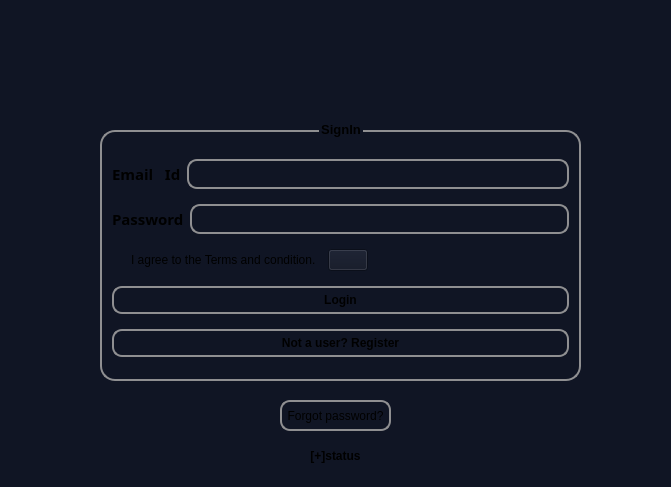
<?xml version="1.0" encoding="UTF-8"?>
<ui version="4.0">
 <class>MainWindow</class>
 <widget class="QMainWindow" name="MainWindow">
  <property name="geometry">
   <rect>
    <x>0</x>
    <y>0</y>
    <width>671</width>
    <height>487</height>
   </rect>
  </property>
  <property name="windowTitle">
   <string>MainWindow</string>
  </property>
  <property name="styleSheet">
   <string notr="true">background-color: rgb(16, 21, 36);
</string>
  </property>
  <widget class="QWidget" name="centralwidget">
   <widget class="QLabel" name="label_status">
    <property name="geometry">
     <rect>
      <x>110</x>
      <y>440</y>
      <width>451</width>
      <height>31</height>
     </rect>
    </property>
    <property name="font">
     <font>
      <bold>true</bold>
     </font>
    </property>
    <property name="styleSheet">
     <string notr="true">background-color:rgb(31, 31, 31,0)</string>
    </property>
    <property name="text">
     <string>[+]status</string>
    </property>
    <property name="alignment">
     <set>Qt::AlignmentFlag::AlignCenter</set>
    </property>
   </widget>
   <widget class="QGroupBox" name="groupBox">
    <property name="geometry">
     <rect>
      <x>100</x>
      <y>120</y>
      <width>481</width>
      <height>261</height>
     </rect>
    </property>
    <property name="font">
     <font>
      <pointsize>10</pointsize>
      <bold>true</bold>
     </font>
    </property>
    <property name="styleSheet">
     <string notr="true">QGroupBox {
    border: 2px solid #8f8f91;
    border-radius: 15px;
    margin-top: 10px; 
    background-color:rgb(255, 255, 255,0);
    padding: 5px;
 
}</string>
    </property>
    <property name="title">
     <string>SignIn</string>
    </property>
    <property name="alignment">
     <set>Qt::AlignmentFlag::AlignCenter</set>
    </property>
    <property name="flat">
     <bool>false</bool>
    </property>
    <property name="checkable">
     <bool>false</bool>
    </property>
    <layout class="QVBoxLayout" name="verticalLayout">
     <item>
      <layout class="QHBoxLayout" name="horizontalLayout">
       <item>
        <widget class="QLabel" name="label_2">
         <property name="font">
          <font>
           <family>Sans Serif Collection</family>
           <pointsize>11</pointsize>
           <bold>true</bold>
          </font>
         </property>
         <property name="styleSheet">
          <string notr="true">background-color: rgb(255, 255, 255,0);</string>
         </property>
         <property name="text">
          <string>Email   Id</string>
         </property>
        </widget>
       </item>
       <item>
        <widget class="QLineEdit" name="lineEdit_username">
         <property name="styleSheet">
          <string notr="true">QLineEdit{
    border: 2px solid #8f8f91;
    border-radius: 10px; 
    background-color: rgb(255, 255, 255,0);
    min-width: 8px; 
    min-height: 8px;
    padding: 5px;
    margin: 0px;
}
</string>
         </property>
         <property name="alignment">
          <set>Qt::AlignmentFlag::AlignLeading|Qt::AlignmentFlag::AlignLeft|Qt::AlignmentFlag::AlignVCenter</set>
         </property>
        </widget>
       </item>
      </layout>
     </item>
     <item>
      <layout class="QHBoxLayout" name="horizontalLayout_2">
       <item>
        <widget class="QLabel" name="label_3">
         <property name="font">
          <font>
           <family>Sans Serif Collection</family>
           <pointsize>11</pointsize>
           <bold>true</bold>
          </font>
         </property>
         <property name="styleSheet">
          <string notr="true">background-color: rgb(255, 255, 255,0);</string>
         </property>
         <property name="text">
          <string>Password</string>
         </property>
        </widget>
       </item>
       <item>
        <widget class="QLineEdit" name="lineEdit_password">
         <property name="styleSheet">
          <string notr="true">QLineEdit{
    border: 2px solid #8f8f91;
    border-radius: 10px; 
    background-color: rgb(255, 255, 255,0);
    min-width: 8px; 
    min-height: 8px;
    padding: 5px;
    margin: 0px;
}
</string>
         </property>
         <property name="echoMode">
          <enum>QLineEdit::EchoMode::PasswordEchoOnEdit</enum>
         </property>
        </widget>
       </item>
      </layout>
     </item>
     <item>
      <layout class="QHBoxLayout" name="horizontalLayout_3">
       <item>
        <widget class="QCheckBox" name="checkBox">
         <property name="styleSheet">
          <string notr="true">background-color: rgb(255, 255, 255,0);</string>
         </property>
         <property name="text">
          <string>I agree to the Terms and condition.</string>
         </property>
         <property name="tristate">
          <bool>false</bool>
         </property>
        </widget>
       </item>
       <item>
        <widget class="QPushButton" name="pushButton_terms">
         <property name="text">
          <string/>
         </property>
        </widget>
       </item>
       <item>
        <spacer name="horizontalSpacer">
         <property name="orientation">
          <enum>Qt::Orientation::Horizontal</enum>
         </property>
         <property name="sizeHint" stdset="0">
          <size>
           <width>40</width>
           <height>20</height>
          </size>
         </property>
        </spacer>
       </item>
      </layout>
     </item>
     <item>
      <widget class="QPushButton" name="pushButton_login">
       <property name="font">
        <font>
         <family>Microsoft Sans Serif</family>
         <pointsize>9</pointsize>
         <bold>true</bold>
        </font>
       </property>
       <property name="styleSheet">
        <string notr="true">QPushButton {
    border: 2px solid #8f8f91;
    border-radius: 10px; 
    background-color:rgb(255, 255, 255,0);
    min-width: 9px; 
    min-height: 9px; 
    padding: 5px; 
    margin: 0px; 
}
</string>
       </property>
       <property name="text">
        <string>Login</string>
       </property>
      </widget>
     </item>
     <item>
      <widget class="QPushButton" name="pushButton_regiss">
       <property name="font">
        <font>
         <bold>true</bold>
        </font>
       </property>
       <property name="styleSheet">
        <string notr="true">QPushButton {
    border: 2px solid #8f8f91;
    border-radius: 10px; 
    background-color:rgb(255, 255, 255,0);
    min-width: 8px; 
    min-height: 8px; 
    padding: 5px; 
    margin: 0px; 
}
 </string>
       </property>
       <property name="text">
        <string>Not a user? Register</string>
       </property>
      </widget>
     </item>
    </layout>
   </widget>
   <widget class="QPushButton" name="pushButton">
    <property name="geometry">
     <rect>
      <x>280</x>
      <y>400</y>
      <width>111</width>
      <height>31</height>
     </rect>
    </property>
    <property name="font">
     <font>
      <pointsize>9</pointsize>
     </font>
    </property>
    <property name="styleSheet">
     <string notr="true">QPushButton {
    border: 2px solid #8f8f91;
    border-radius: 10px; 
    background-color:rgb(255, 255, 255,0);
    min-width: 8px; 
    min-height: 8px; 
    padding: 5px; 
    margin: 0px; 
}
 </string>
    </property>
    <property name="text">
     <string>Forgot password?</string>
    </property>
   </widget>
   <widget class="QLabel" name="label_pic">
    <property name="geometry">
     <rect>
      <x>280</x>
      <y>10</y>
      <width>121</width>
      <height>111</height>
     </rect>
    </property>
    <property name="text">
     <string/>
    </property>
   </widget>
  </widget>
 </widget>
 <resources/>
 <connections/>
</ui>
